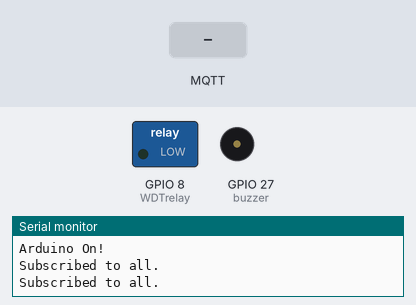
Recording of a sketch running on a simulated ESP32. Parts: switched loads named in the sketch (green lamp = pin HIGH), buzzer (waves = sounding, pin HIGH), the last lines printed to the serial monitor. The inputs (shaded band) are chosen by the test bench. WiFi joins after 1.5 s; servers stay silent unless stated; no MQTT or app messages arrive unless stated.

Above: at 2.7 s.
2.8 s: MQTT message "buzzeron" arrives on the first subscribed topic
At 11.1 s:
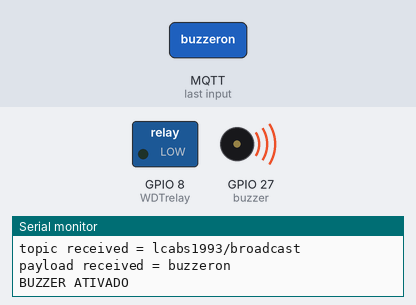
Timing chart, 0 to 11.8 s (numbered marks = the images above; inputs shaded):
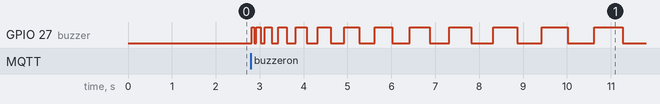

The sketch:

main.ino
```cpp
/*
 Reconnecting MQTT example - non-blocking

 This sketch demonstrates how to keep the client connected
 using a non-blocking reconnect function. If the client loses
 its connection, it attempts to reconnect every 5 seconds
 without blocking the main loop.

*/

//#include <Buzzer.h>
#include <SPI.h>
#include <Ethernet.h>
#include <PubSubClient.h>

// Update these with values suitable for your hardware/network.
byte mac[]    = {  0x00, 0xAA, 0xBB, 0xCC, 0xDE, 0x02 };
IPAddress ip(192, 168, 18, 169);
IPAddress server(192, 168, 18, 168);
//Buzzer buzzer(27);

int SerialPrint = 1;
long lastReconnectAttempt = 0;
const int WDTrelay = 8;
const int buzzer = 27;

void callback(char* topic, byte* payload, unsigned int length);
void subscribetoAll();
void checkspayload();
void buzzerDecreasing();

void callback(char* topic, byte* payload, unsigned int length)
{
  String payloadmsg;
  for (int i=0;i<length;i++)
  {
    payloadmsg += (char)payload[i];
    payloadmsg[length] = '\0';
  }
  if (SerialPrint == 1)
  {
    Serial.print("topic received = ");
    Serial.println(topic);
    Serial.print("payload received = ");
    Serial.println(payloadmsg);
  }
  checkspayload(payloadmsg);
}

EthernetClient ethClient;
PubSubClient client(ethClient);

boolean reconnect()
{
  if (client.connect("ARDUINO","Arduino","12345"))
  {
    Serial.println("Arduino On!");
    subscribetoAll();
    client.publish("lcabs1993/arduino","Arduino On!");    // Once connected, publish an announcement...

  }
  return client.connected();
}

void subscribetoAll()
{
  Serial.println("Subscribed to all.");
  client.subscribe("lcabs1993/broadcast");
  client.subscribe("lcabs1993/arduino");
  Serial.println("Subscribed to all.");
}

void checkspayload(String x)
  {
    if (x == "buzzeron")
      {
        Serial.println("BUZZER ATIVADO");
        buzzerDecreasing();

      }
    if (x == "buzzeroff")
      {
      Serial.println("BUZZER DESATIVADO");
      }
    if (x == "poweron")
      {
      Serial.println("POWERING ON!");
      client.publish("lcabs1993/arduino","CPU On!");
      digitalWrite(WDTrelay,HIGH);
      delay(1000);
      digitalWrite(WDTrelay,LOW);
      }
    if (x == "poweroff")
      {
      Serial.println("POWERING OFF!");
      client.publish("lcabs1993/arduino","CPU Hard Reset!");
      digitalWrite(WDTrelay,HIGH);
      delay(5000);
      digitalWrite(WDTrelay,LOW);
      }
}

void buzzerDecreasing()
  {
      for (int i = 0; i <= 20; i++)
      {
          digitalWrite(buzzer,HIGH);
          delay(50*i);
          digitalWrite(buzzer,LOW);
          delay(50*i);
      }
      for (int i = 0; i <= 3; i++)
      {
          digitalWrite(buzzer,HIGH);
          delay(100);
          digitalWrite(buzzer,LOW);
          delay(300);
      }
  }

void setup()
{
  Serial.begin(9600);
  Serial.println("Serial on!");
  pinMode(WDTrelay,OUTPUT);
  pinMode(buzzer,OUTPUT);
  digitalWrite(WDTrelay,LOW);
  digitalWrite(buzzer,LOW);
  client.setServer(server, 1883);
  client.setCallback(callback);
  Ethernet.begin(mac, ip);
  delay(1500);
  lastReconnectAttempt = 0;
}

void loop()
{
  if (!client.connected())
  {
    Serial.println("Client disconnected.");
    long now = millis();
    if (now - lastReconnectAttempt > 1000)
    {
      lastReconnectAttempt = now;
      // Attempt to reconnect
      if (reconnect())
      {
        lastReconnectAttempt = 0;
      }
    }
  } else
  {
  // Client connected
  client.loop();
  }
}
```
